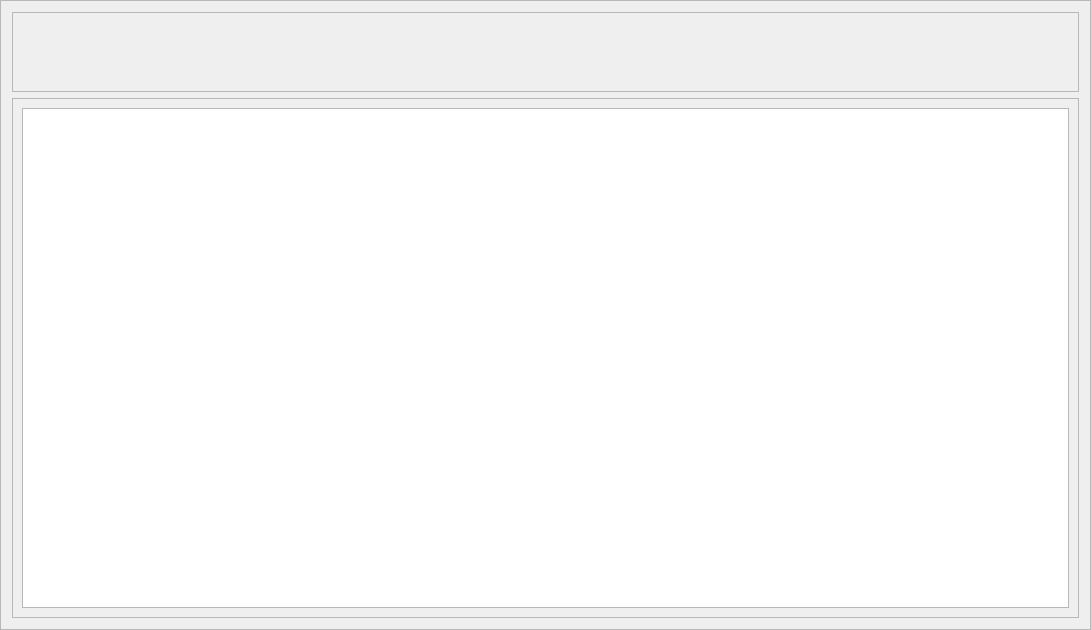
               <widget class="QFrame" name="frame_examinations">
                <property name="geometry">
                 <rect>
                  <x>0</x>
                  <y>0</y>
                  <width>1091</width>
                  <height>626</height>
                 </rect>
                </property>
                <property name="frameShape">
                 <enum>QFrame::StyledPanel</enum>
                </property>
                <property name="frameShadow">
                 <enum>QFrame::Raised</enum>
                </property>
                <layout class="QVBoxLayout" name="verticalLayout_25">
                 <item>
                  <widget class="QFrame" name="frame_2">
                   <property name="minimumSize">
                    <size>
                     <width>0</width>
                     <height>80</height>
                    </size>
                   </property>
                   <property name="frameShape">
                    <enum>QFrame::StyledPanel</enum>
                   </property>
                   <property name="frameShadow">
                    <enum>QFrame::Raised</enum>
                   </property>
                  </widget>
                 </item>
                 <item>
                  <widget class="QFrame" name="frame">
                   <property name="minimumSize">
                    <size>
                     <width>0</width>
                     <height>520</height>
                    </size>
                   </property>
                   <property name="frameShape">
                    <enum>QFrame::StyledPanel</enum>
                   </property>
                   <property name="frameShadow">
                    <enum>QFrame::Raised</enum>
                   </property>
                   <layout class="QVBoxLayout" name="verticalLayout_24">
                    <item>
                     <widget class="QTableView" name="tableView"/>
                    </item>
                   </layout>
                  </widget>
                 </item>
                </layout>
               </widget>
